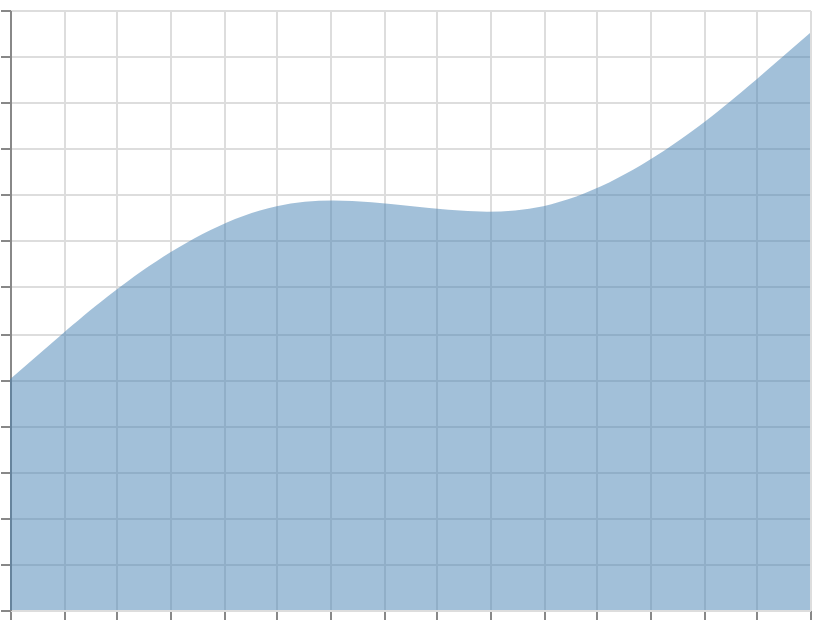

This figure's Vega-Lite source:
### Vega specification from a JSON file in a GitHub repository (floating-point values rounded to 4 significant figures)
{"$schema": "https://vega.github.io/schema/vega/v6.json", "width": 400, "height": 300, "padding": 5, "autosize": "none", "data": [{"name": "table", "values": [{"x": 0, "y": 10}, {"x": 1, "y": 20}, {"x": 2, "y": 15}, {"x": 3, "y": 25}]}], "scales": [{"name": "x", "type": "linear", "domain": {"data": "table", "field": "x"}, "range": "width", "nice": true}, {"name": "y", "type": "linear", "domain": {"data": "table", "field": "y"}, "range": [{"signal": "height"}, 0], "nice": true}], "marks": [{"type": "area", "from": {"data": "table"}, "encode": {"update": {"x": {"scale": "x", "field": "x"}, "y": {"scale": "y", "field": "y"}, "y2": {"scale": "y", "value": 0}, "fill": {"value": "steelblue"}, "fillOpacity": {"value": 0.5}, "interpolate": {"value": "basis"}}}}], "axes": [{"scale": "x", "orient": "bottom", "grid": true, "labels": false}, {"scale": "y", "orient": "left", "grid": true, "labels": false}]}
